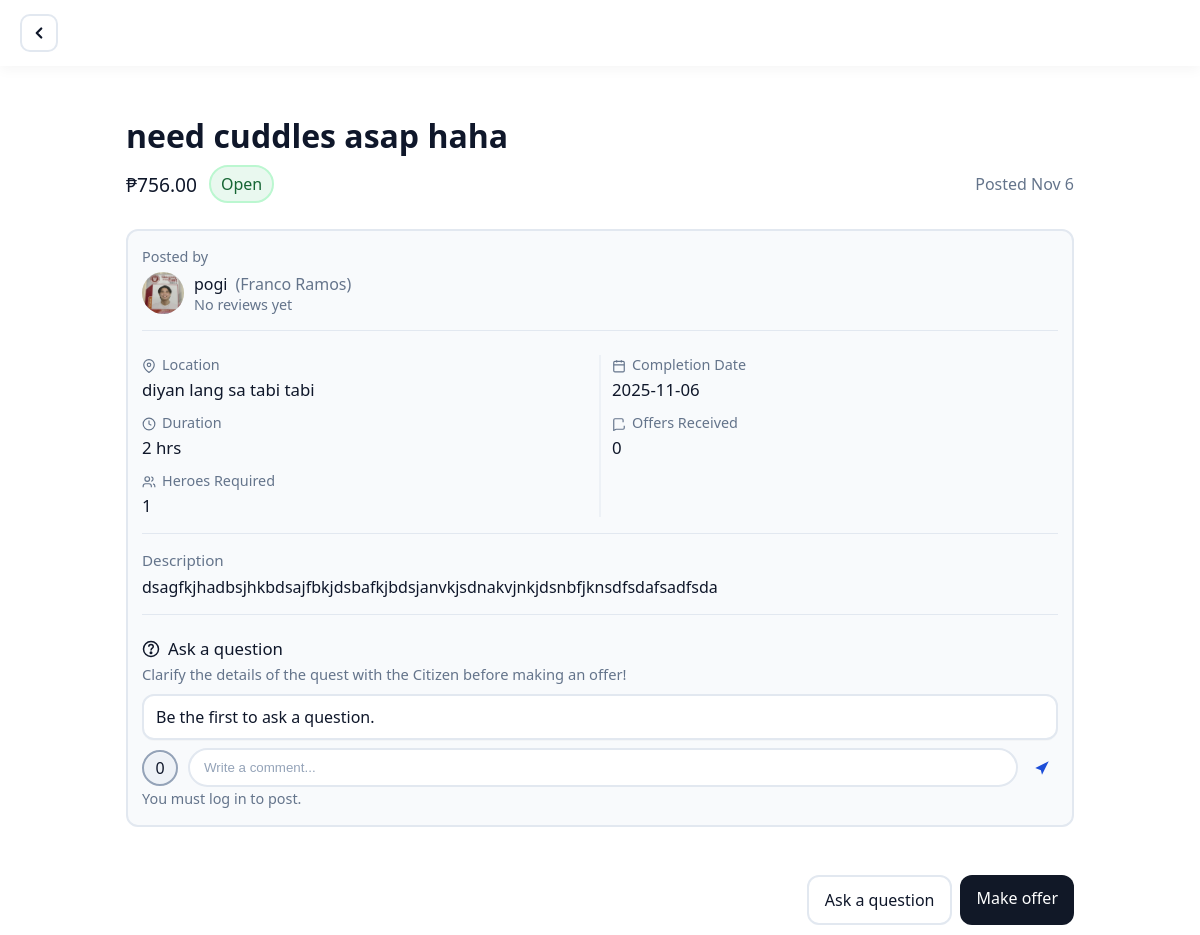
Page /pages/gawain-detail.php?id=24 on the committed database.
### tables this page shows
CREATE TABLE `jobs` (
  `id` int(11) NOT NULL,
  `user_id` int(11) DEFAULT NULL,
  `title` varchar(150) NOT NULL,
  `category` varchar(100) NOT NULL,
  `description` text NOT NULL,
  `location` varchar(200) NOT NULL,
  `budget` decimal(10,2) DEFAULT NULL,
  `date_needed` date DEFAULT NULL,
  `status` varchar(20) NOT NULL DEFAULT 'open',
  `posted_at` datetime NOT NULL DEFAULT current_timestamp(),
  `image_path` varchar(255) DEFAULT NULL,
  `starting_location` varchar(200) DEFAULT NULL,
  `ending_location` varchar(200) DEFAULT NULL,
  `urgency` varchar(20) DEFAULT NULL,
  `time_preference` varchar(20) DEFAULT NULL,
  `specific_time` varchar(20) DEFAULT NULL,
  `time_range_start` varchar(20) DEFAULT NULL,
  `time_range_end` varchar(20) DEFAULT NULL,
  `payment_type` varchar(20) DEFAULT NULL,
  `estimated_hours` decimal(5,2) DEFAULT NULL,
  `additional_cost` decimal(10,2) DEFAULT NULL,
  `requirements` text DEFAULT NULL,
  `helpers_needed` int(11) DEFAULT 1,
  `screening_questions` text DEFAULT NULL,
  `make_mandatory` tinyint(1) DEFAULT 0,
  `is_negotiable` tinyint(1) DEFAULT 0
);

### pages/gawain-detail.php (the view, shortened to what this page needs)
<?php
include '../config/db_connect.php';
$db = $conn ?? $mysqli ?? null;
$table = 'jobs';
function e($v){ return htmlspecialchars((string)$v, ENT_QUOTES, 'UTF-8'); }
function fmt_money($v){
    $n = is_numeric($v) ? (float)$v : 0; return '₱' . number_format($n, 2);
}
$jobs = null;
$id = isset($_GET['id']) ? (int)$_GET['id'] : 0;
if ($id > 0 && $db) {
    $sql = "SELECT * FROM {$table} WHERE id = ? LIMIT 1";
    if ($stmt = mysqli_prepare($db, $sql)) {
        mysqli_stmt_bind_param($stmt, 'i', $id);
        if (mysqli_stmt_execute($stmt)) {
            $res = mysqli_stmt_get_result($stmt);
            $jobs = mysqli_fetch_assoc($res) ?: null;
        }
    }
}
$pageTitle = isset($jobs['title']) ? trim((string)$jobs['title']) : '';
$priceLabel = fmt_money($jobs['budget'] ?? '');
$status = ucfirst(strtolower((string)($jobs['status'] ?? 'open')));
$durationLabel = (!empty($jobs['estimated_hours']))
	? (rtrim(rtrim(number_format((float)$jobs['estimated_hours'], 2, '.', ''), '0'), '.') . ' hr' . (((float)$jobs['estimated_hours'] == 1.0) ? '' : 's'))
	: '—';
$offers = 0;
$helpersNeeded = (int)($jobs['helpers_needed'] ?? 1);
function url_from_path($p){
  return '../' . ltrim($p, '/');
}
$clientAvatarUrl = '';
$jobOwnerId = (int)($jobs['user_id'] ?? 0);
$posterUsername = '';
$posterFirst = '';
$posterLast  = '';
if ($jobOwnerId > 0 && $db) {
	if ($u = @mysqli_prepare(
		$db,
		"SELECT
			COALESCE(username,'')     AS username,
			COALESCE(first_name,'')   AS first_name,
			COALESCE(last_name,'')    AS last_name,
			COALESCE(avatar,'')       AS avatar
		 FROM users WHERE id = ? LIMIT 1"
	)) {
		mysqli_stmt_bind_param($u, 'i', $jobOwnerId);
		if (@mysqli_stmt_execute($u)) {
			$ur = @mysqli_stmt_get_result($u);
			if ($ur && ($row = @mysqli_fetch_assoc($ur))) {
				$posterUsername  = (string)($row['username'] ?? '');
				$posterFirst     = (string)($row['first_name'] ?? '');
				$posterLast      = (string)($row['last_name'] ?? '');
				$clientAvatarUrl = url_from_path($row['avatar'] ?? '');
			}
		}
	}
}
$posterName = trim($posterUsername !== '' ? $posterUsername : trim($posterFirst . ' ' . $posterLast));
$posterFullName = trim(($posterFirst ?? '') . ' ' . ($posterLast ?? ''));
$isOwner = false;
$profileHref = $isOwner
  ? './profile.php'
  : ($jobOwnerId
      ? ('./user-detail.php?id=' . (int)$jobOwnerId)
      : ($posterName !== '' ? ('./user-detail.php?name=' . urlencode($posterName)) : '#'));
$viewerId = (int)($_SESSION['user_id'] ?? 0);
$thread = [];
?>
<!DOCTYPE html>
<html lang="en">
<head>
  <link rel="stylesheet" href="../assets/css/styles.css" />
</head>
<body class="theme-profile-bg page-fade is-ready">
  <header class="dash-topbar detail-topbar">
    <a class="back-btn" href="./home-gawain.php" aria-label="Back to posts">
      <svg width="18" height="18" viewBox="0 0 24 24" fill="none" stroke="currentColor" stroke-width="3" stroke-linecap="round" stroke-linejoin="round"><path d="M15 18l-6-6 6-6"/></svg>
    </a>
  </header>
  <main class="detail-wrap">
    <h1 class="detail-title"><?php echo e($pageTitle ?: ($jobs['title'] ?? '')); ?></h1>
    <div class="price-row">
      <div class="price"><?php echo e($priceLabel); ?></div>
      <span class="badge"><?php echo e($status); ?></span>
      <span style="margin-left:auto; color:#64748b; font-weight:700;">Posted <?php echo e(date('M j', strtotime($jobs['posted_at'] ?? 'now'))); ?></span>
    </div>
    <div class="detail-grid">
      <div class="detail-main">
        <div class="meta-merged" aria-label="Details">
          <div class="meta-item">
            <h3 class="meta-title">Posted by</h3>
            <div class="poster">
              <div class="avatar">
                <?php
                if (!empty($clientAvatarUrl)) {
                  echo '<a href="' . e($profileHref) . '" title="View user details"><img class="avatar-img" src="' . e($clientAvatarUrl) . '" alt="' . e($posterName) . '" /></a>';
                } else {
                  echo '<a href="' . e($profileHref) . '" title="View user details"><img class="avatar-img" src="../assets/images/your-photo.png" alt="' . e($posterName) . '" style="object-fit:cover;" /></a>';
                }
                ?>
              </div>
              <div>
                <div style="font-weight:800; display:flex; align-items:center; gap:8px; flex-wrap:wrap;">
                  <a href="<?php echo e($profileHref); ?>" title="View user details" style="color:inherit; text-decoration:none;"><?php echo e($posterName); ?></a>
                  <?php if (!empty($posterFullName)): ?>
                    <span style="color:#64748b; font-weight:700;">(<?php echo e($posterFullName); ?>)</span>
                  <?php endif; ?>
                </div>
                <div style="color:#64748b; font-size:.9rem;">No reviews yet</div>
              </div>
            </div>
            <div class="meta-divider" role="presentation"></div>
            <div class="info-list">
              <div class="info-row">
                <div class="label">
                  <span class="ico" aria-hidden="true">
                    <svg width="14" height="14" viewBox="0 0 24 24" fill="none" stroke="currentColor" stroke-width="2"><path d="M21 10c0 7-9 13-9 13S3 17 3 10a9 9 0 1 1 18 0Z"/><circle cx="12" cy="10" r="3"/></svg>
                  </span>
                  <span>Location</span>
                </div>
                <div class="value"><?php echo ($jobs['location'] ?? '') ? e($jobs['location']) : 'Online'; ?></div>
              </div>
              <div class="info-row">
                <div class="label">
                  <span class="ico" aria-hidden="true">
                    <svg width="14" height="14" viewBox="0 0 24 24" fill="none" stroke="currentColor" stroke-width="2"><rect x="3" y="4" width="18" height="18" rx="2"/><path d="M16 2v4M8 2v4M3 10h18"/></svg>
                  </span>
                  <span>Completion Date</span>
                </div>
                <div class="value"><?php echo ($jobs['date_needed'] ?? '') ? e($jobs['date_needed']) : 'Anytime'; ?></div>
              </div>
              <div class="info-row">
                <div class="label">
                  <span class="ico" aria-hidden="true">
                    <svg width="14" height="14" viewBox="0 0 24 24" fill="none" stroke="currentColor" stroke-width="2"><circle cx="12" cy="12" r="10"/><path d="M12 6v6l4 2"/></svg>
                  </span>
                  <span>Duration</span>
                </div>
                <div class="value"><?php echo e($durationLabel); ?></div>
              </div>
              <div class="info-row">
                <div class="label">
                  <span class="ico" aria-hidden="true">
                    <svg width="14" height="14" viewBox="0 0 24 24" fill="none" stroke="currentColor" stroke-width="2"><path d="M21 15v4a2 2 0 0 1-2 2H7l-4 2V5a2 2 0 0 1 2-2h12a2 2 0 0 1 2 2v4"/></svg>
                  </span>
                  <span>Offers Received</span>
                </div>
                <div class="value"><?php echo e($offers); ?></div>
              </div>
              <div class="info-row">
                <div class="label">
                  <span class="ico" aria-hidden="true">
                    <svg width="14" height="14" viewBox="0 0 24 24" fill="none" stroke="currentColor" stroke-width="2"><path d="M16 21v-2a4 4 0 0 0-4-4H6a4 4 0 0 0-4 4v2"/><circle cx="9" cy="7" r="4"/><path d="M22 21v-2a4 4 0 0 0-3-3.87"/><path d="M16 3.13a4 4 0 0 1 0 7.75"/></svg>
                  </span>
                  <span>Heroes Required</span>
                </div>
                <div class="value"><?php echo $helpersNeeded; ?></div>
              </div>
            </div>
            <div class="meta-divider" role="presentation"></div>
            <div class="merged-desc" aria-label="Description">
              <h3>Description</h3>
              <pre><?php echo e($jobs['description'] ?? ''); ?></pre>
            </div>
            <div class="meta-divider" role="presentation"></div>
            <section class="ask-panel ask-inset" id="ask-box" aria-label="Ask a question">
              <h3 class="ask-title">
                <svg width="18" height="18" viewBox="0 0 24 24" fill="none" stroke="currentColor" stroke-width="2"><circle cx="12" cy="12" r="10"/><path d="M9 9a3 3 0 0 1 6 0c0 2-3 2-3 5"/><circle cx="12" cy="17" r="1"/></svg>
                Ask a question
              </h3>
              <p class="ask-sub">Clarify the details of the quest with the Citizen before making an offer!</p>
              <div class="comment-list" aria-label="Recent Q&A">
                <?php if (empty($thread)): ?>
                  <div class="bubble" style="border-radius:12px;">Be the first to ask a question.</div>
                <?php endif; ?>
              </div>
              <div class="ask-input-row">
                <div class="ask-counter" id="askCount" aria-label="Questions count"><?php echo (int)count($thread); ?></div>
                <form class="ask-form" id="askForm" method="post" novalidate>
                  <input class="ask-field" type="text" name="body" placeholder="Write a comment..." aria-label="Write a comment" required <?php echo $viewerId ? '' : 'disabled'; ?> />
                  <button type="submit" class="ask-send" aria-label="Send question" title="Send"<?php echo $viewerId ? '' : ' disabled'; ?>>
                    <svg viewBox="0 0 24 24" fill="currentColor" aria-hidden="true"><path d="M3 12l18-9-9 18-1.5-6L3 12z"/></svg>
                  </button>
                </form>
              </div>
              <?php if (!$viewerId): ?>
                <small class="hint">You must log in to post.</small>
              <?php endif; ?>
            </section>
      </div>
    </div>
  </main>
  <footer class="footer-bar">
    <div class="footer-inner">
      <div class="footer-actions">
  <a class="btn-ghost" href="#ask-box" role="button">Ask a question</a>
        <a class="btn-solid" href="./make-offer.php<?php echo $id ? ('?id='.(int)$id) : ''; ?>" role="button">Make offer</a>
      </div>
    </div>
  </footer>
</body>
</html>

### assets/css/styles.css (style rules this page uses)
* { box-sizing: border-box; }
html, body { height: 100%; margin: 0; }
body { font-family: 'Montserrat', system-ui, -apple-system, Segoe UI, Roboto, Arial, sans-serif; color: #0f172a; background: #ffffff; }
@media (prefers-reduced-motion: no-preference) { body.page-fade { opacity: 0; transform: translateY(6px); } }
@media (prefers-reduced-motion: no-preference) { body.page-fade.is-ready { transition: opacity 320ms ease, transform 320ms ease; opacity: 1; transform: none; } }
.theme-profile-bg { background: #ffffff; background-attachment: initial; background-size: auto; }
.theme-profile-bg .dash-topbar { background: transparent; border-bottom-color: rgba(255,255,255,.18); }
:root { --pal-1: #597D9E; --pal-2: #1893B7; --pal-3: #98CFDD; --pal-4: #0E74A2; --pal-5: #4E6589; --bg:#f6f8fb; --text:#0f172a; --muted:#475569; --card:#ffffff; --line:#e2e8f0; --brand: var(--pal-4); --accent-g: var(--pal-1); --accent-b: var(--pal-2); --shadow:0 10px 25px rgba(2,6,23,.08); --aside-collapsed: 14px; --aside-expanded: 280px; }
.hint { font-size: .9rem; color: #64748b; }
.dash-topbar { position: sticky; top: 0; z-index: 10; display: flex; align-items: center; gap: 12px; background: var(--card); border-bottom: 1px solid var(--line); padding: 14px 20px; min-height: 64px; box-shadow: 0 4px 12px rgba(2,6,23,.04); }
.btn-ghost { background:transparent; border:1px solid var(--line); color:var(--text); }
.theme-profile-bg .dash-topbar { border-bottom: 3px solid #0078a6; position: relative; z-index: 1; }
.theme-profile-bg .dash-topbar { border-bottom: 3px solid #0078a6; }

### rows in the picture
jobs: title "need cuddles asap haha", budget "₱756.00", status "Open", posted_at "Nov 6", location "diyan lang sa tabi tabi", date_needed "2025-11-06", estimated_hours "2 hrs", helpers_needed "1", description "dsagfkjhadbsjhkbdsajfbkjdsbafkjbdsjanvkjsdnakvjnkjdsnbfjknsdfsdafsadfsda"

### other values in the picture
$posterName "pogi"
$posterFullName "Franco Ramos"
$offers "0"
count($thread) "0"
